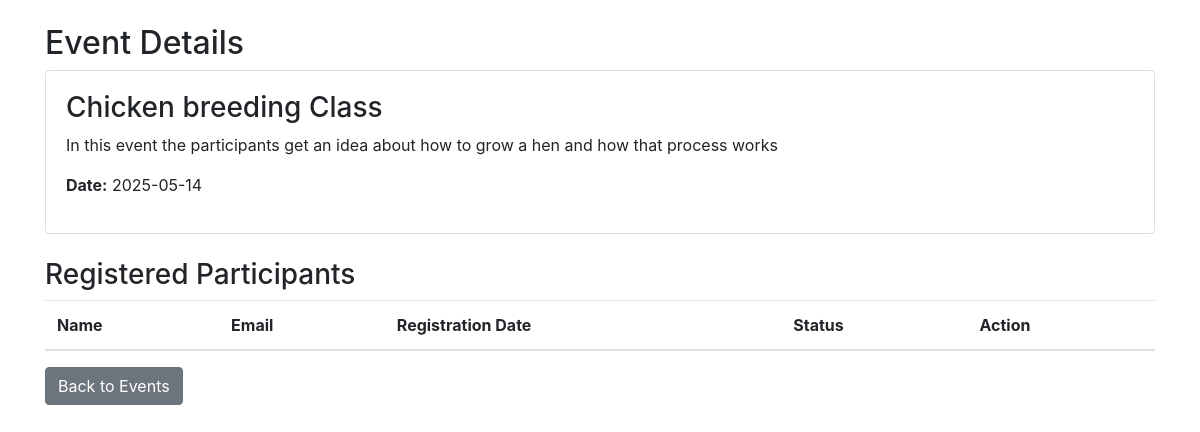
The app's page /farm/view-event2.php?id=3, older data.
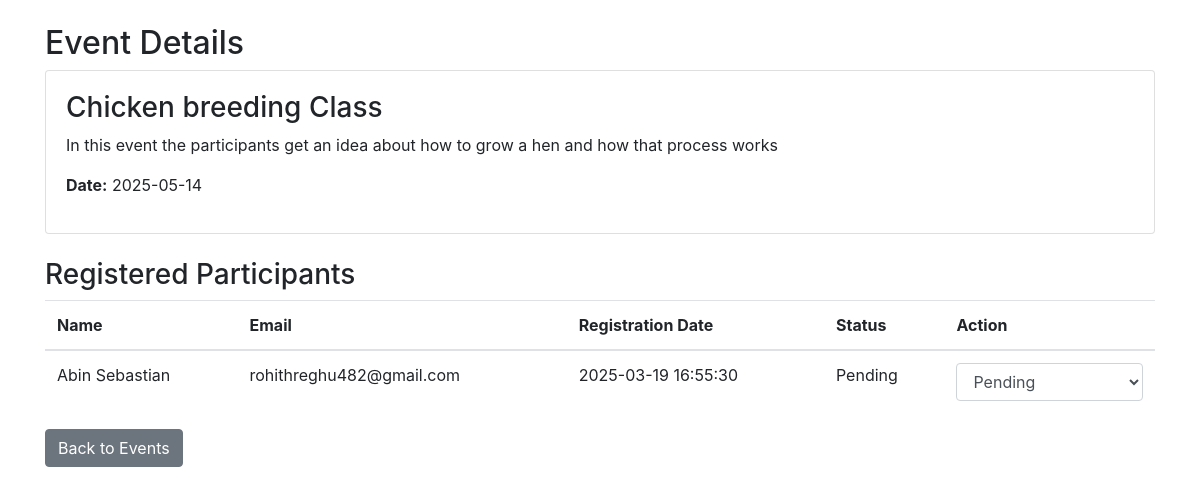
The same page, newer data.
### tables this page shows
CREATE TABLE `tbl_participants` (
  `participant_id` int(11) NOT NULL,
  `event_id` int(11) NOT NULL,
  `user_id` int(11) NOT NULL,
  `registration_date` timestamp NOT NULL DEFAULT current_timestamp(),
  `status` enum('Pending','Confirmed','Cancelled') DEFAULT 'Pending'
);

CREATE TABLE `tbl_signup` (
  `userid` int(11) NOT NULL,
  `username` varchar(50) NOT NULL,
  `mobile` varchar(15) NOT NULL,
  `email` varchar(100) NOT NULL,
  `house` varchar(255) NOT NULL,
  `state` varchar(100) NOT NULL,
  `district` varchar(100) NOT NULL,
  `pin` char(6) NOT NULL,
  `password` varchar(255) NOT NULL,
  `signup_time` datetime DEFAULT current_timestamp()
);

### farm/view-event2.php (the view, shortened to what this page needs)
<?php
require_once '../databse/connect.php';
$event_id = $_GET['id'];
$event_query = "SELECT * FROM tbl_events WHERE event_id = ?";
$stmt = $conn->prepare($event_query);
$stmt->bind_param("i", $event_id);
$stmt->execute();
$event_result = $stmt->get_result();
$event = $event_result->fetch_assoc();
$participants_query = "SELECT p.*, u.username,u.email
                      FROM tbl_participants p
                      JOIN tbl_signup u ON p.user_id = u.userid
                      WHERE p.event_id = ?";
$stmt = $conn->prepare($participants_query);
$stmt->bind_param("i", $event_id);
$stmt->execute();
$participants_result = $stmt->get_result();
?>
<!DOCTYPE html>
<html>
<head>
    <link rel="stylesheet" href="https://stackpath.bootstrapcdn.com/bootstrap/4.5.2/css/bootstrap.min.css">
</head>
<body>
    <div class="container mt-4">
        <h2>Event Details</h2>
        <div class="card mb-4">
            <div class="card-body">
                <h3><?php echo $event['event_name']; ?></h3>
                <p><?php echo $event['event_description']; ?></p>
                <p><strong>Date:</strong> <?php echo $event['event_date']; ?></p>
            </div>
        </div>
        <h3>Registered Participants</h3>
        <table class="table">
            <thead>
                <tr>
                    <th>Name</th>
                    <th>Email</th>
                    <th>Registration Date</th>
                    <th>Status</th>
                    <th>Action</th>
                </tr>
            </thead>
            <tbody>
                <?php while ($participant = $participants_result->fetch_assoc()): ?>
                <tr>
                    <td><?php echo $participant['username']; ?></td>
                    <td><?php echo $participant['email']; ?></td>
                    <td><?php echo $participant['registration_date']; ?></td>
                    <td><?php echo $participant['status']; ?></td>
                    <td>
                        <select class="form-control status-select"
                                data-participant-id="<?php echo $participant['participant_id']; ?>">
                            <option value="Pending" <?php echo $participant['status'] == 'Pending' ? 'selected' : ''; ?>>Pending</option>
                        </select>
                    </td>
                </tr>
                <?php endwhile; ?>
            </tbody>
        </table>
        <a href="../farm/event.php" class="btn btn-secondary">Back to Events</a>
    </div>
</body>
</html>

Row changes from the older to the newer data that the page shows:
added tbl_participants: tbl_signup.username "Abin Sebastian", tbl_signup.email "rohithreghu482@gmail.com", registration_date "2025-03-19 16:55:30", status "Pending", status+participant_id "Pending"
